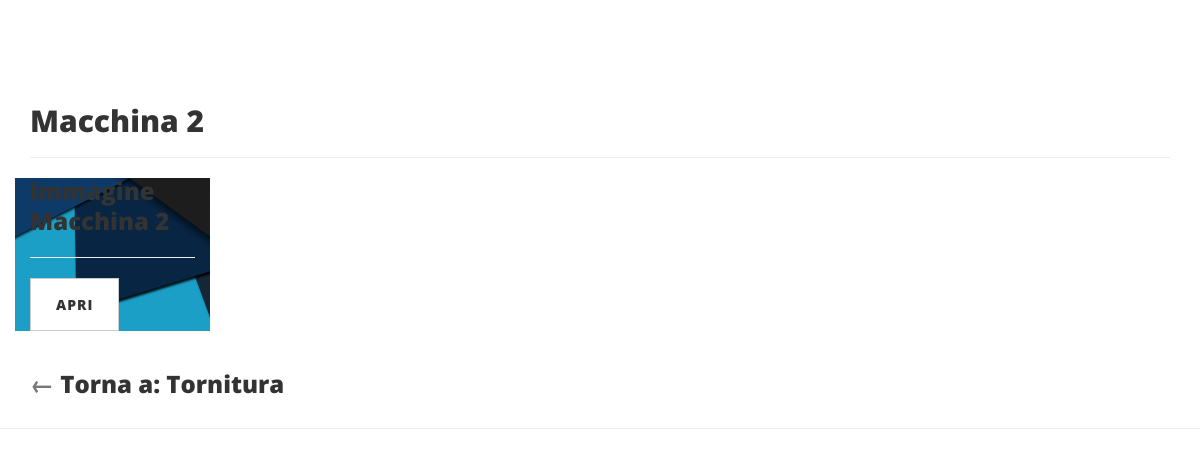
/tornitura/2/, run on an earlier commit of the app's database.
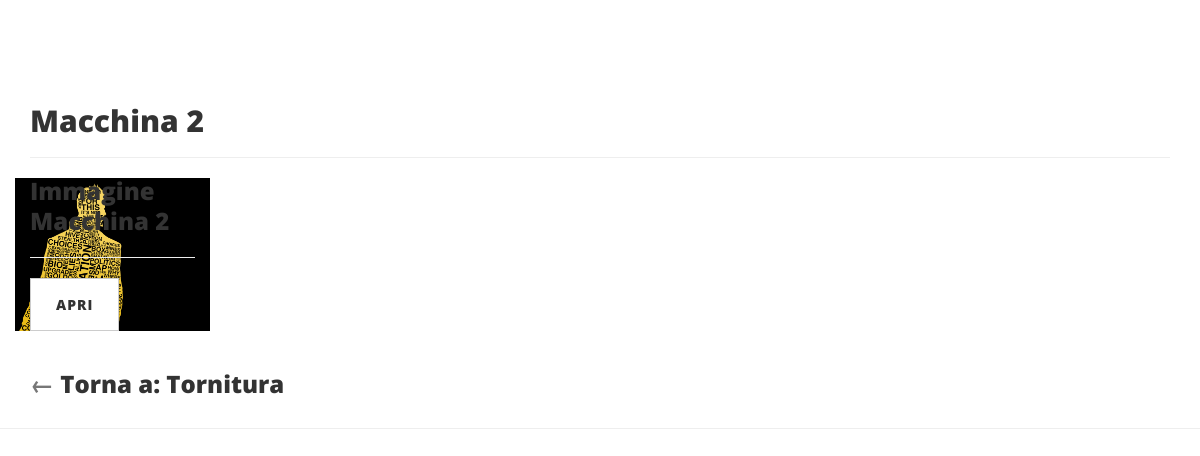
And on a later commit of the database.
### website/models.py (models this page shows, shortened)
class Machine(models.Model):
    class Meta:
        verbose_name = "Macchina"
        verbose_name_plural = "Macchine"
    name = models.CharField(max_length=200)
    details = models.TextField(max_length=200)
    work_category = models.ForeignKey(WorkCategory, models.CASCADE)

class MachineImage(models.Model):
    class Meta:
        verbose_name = "Immagine per Macchina"
        verbose_name_plural = "Immagini per Macchina"
    file = models.ImageField(upload_to="uploads/machine_images")
    name = models.CharField(max_length=200)
    machine = models.ForeignKey(Machine, models.CASCADE)

class WorkCategory(models.Model):
    class Meta:
        verbose_name = "Tipo di Lavorazione"
        verbose_name_plural = "Tipi di Lavorazione"
    name = models.CharField(max_length=200)

### website/views.py (the view)
# urls.py: url(r'^tornitura/(?P<machine_id>[0-9]+)/$', views.machine, name='tmachine'),
def machine(request, machine_id):
    work_machine = Machine.objects.filter(id=machine_id).first()
    images = MachineImage.objects.filter(machine__id=machine_id)
    paragraphs = Paragraphs.objects.first()
    context = {
        'work_machine': work_machine,
        'images': images,
        'paragraphs': paragraphs,
    }
    return render(request, 'website/machine.html', context)

### website/templates/website/machine.html (shortened to what this page needs)
{% include 'website/header.html' %}
{% load staticfiles %}
    <div class="container" style="margin-top: 7%;">
        <h2>{{ work_machine.name }}</h2>
        <hr>
        <div class="row">
            {% for image in images %}
                <div class="col-lg-2 col-md-3 col-sm-3 col-xs-4" style="background-image: url({{ image.file.url }}); background-size: cover;">
                    <h3 style="display: inline;">{{ image.name }}</h3>
                    <hr>
                    <button id="showImage" name="{{ image.name }}|{{ image.file.url }}" class="btn btn-sm btn-default">Apri</button>
                </div>
            {% endfor %}
        </div>
    </div>
    <div class="container" style="margin-top: 20px;">
        {% if work_machine.work_category.name == "Tornitura" %}
            <h3 class="text-muted">&larr; <a href="/tornitura">Torna a: {{ work_machine.work_category.name }}</a></h3>
        {% elif work_machine.work_category.name == "Fresatura" %}
            <h3 class="text-muted">&larr; <a href="/fresatura">Torna a: {{ work_machine.work_category.name }}</a></h3>
        {% endif %}
    </div>
    <hr>
{% include 'website/footer.html' %}

### website/templates/website/header.html (shortened to what this page needs)
{% load staticfiles %}
<!DOCTYPE html>
<html lang="en">
<head>
    <link href="{% static 'website/vendor/bootstrap/css/bootstrap.min.css' %}" rel="stylesheet">
    <link href="{% static 'website/css/clean-blog.css' %}" rel="stylesheet">
    <link href="{% static 'website/vendor/font-awesome/css/font-awesome.min.css' %}" rel="stylesheet" type="text/css">
</head>
<body>

### website/templates/website/footer.html (shortened to what this page needs)
{% load staticfiles %}
</body>
</html>

### website/static/website/css/clean-blog.css (style rules this page uses)
body { font-family: 'Lora', 'Times New Roman', serif; font-size: 20px; color: #333333; }
h1, h2, h3, h4, h5, h6 { font-family: 'Open Sans', 'Helvetica Neue', Helvetica, Arial, sans-serif; font-weight: 800; }
a { color: #333333; }
.btn { font-family: 'Open Sans', 'Helvetica Neue', Helvetica, Arial, sans-serif; text-transform: uppercase; font-size: 14px; font-weight: 800; letter-spacing: 1px; border-radius: 0; padding: 15px 25px; }
body { -webkit-tap-highlight-color: #0085A1; }

What changed in the data, as far as the page shows it:
changed MachineImage "Immagine Macchina 2": file: a different picture
